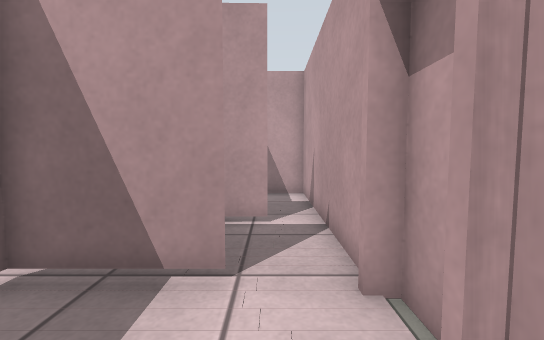
View 1 (above)

24 first-person views from a walk through a Gazebo world. The camera is 0.94 m above the floor, tilts 4° down and sees 90° across. The floor is counted in squares, 0.5 m on a side. Each view is taken from the middle of a square. On the plan, view 1 faces up. The plan holds only what a view shows up to about 15 squares ahead; the rest is blank.

View 2
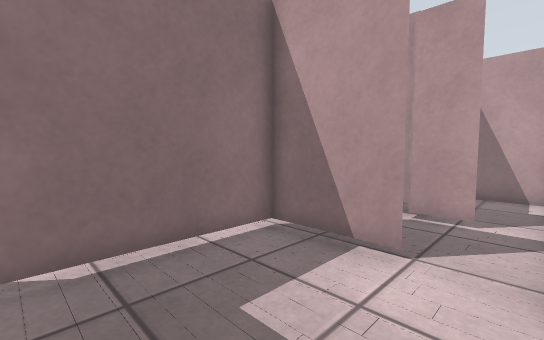

View 3
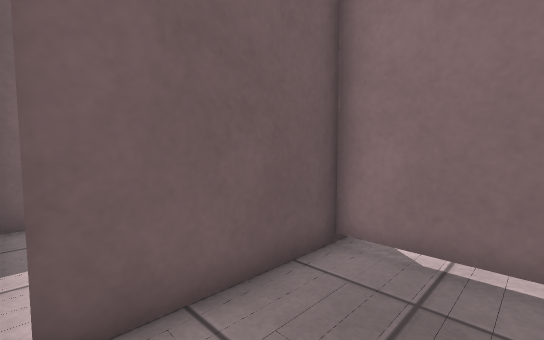

View 4
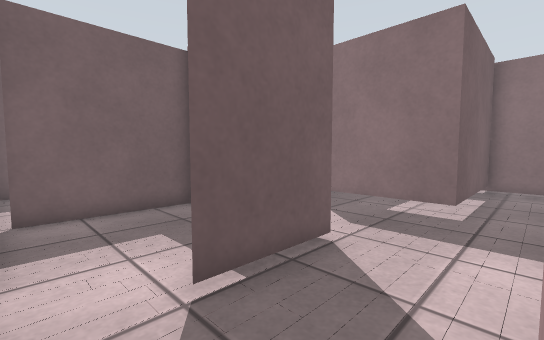

View 5
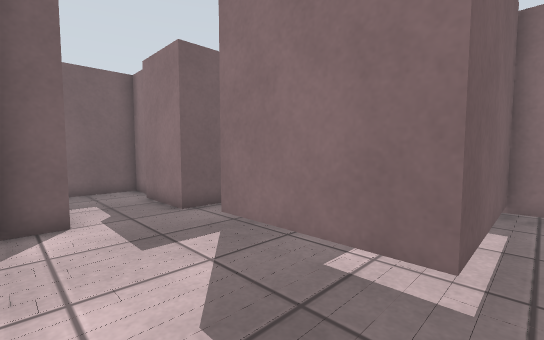

View 6
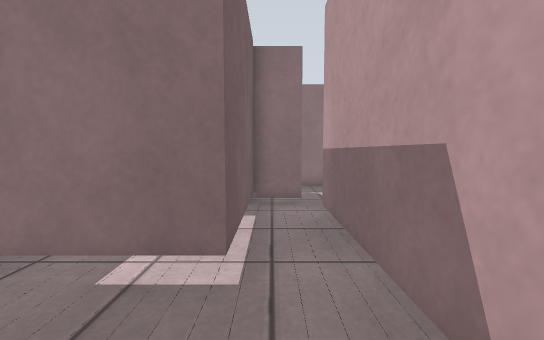

View 7
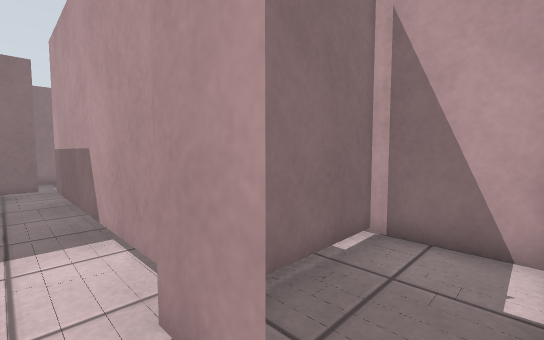

View 8
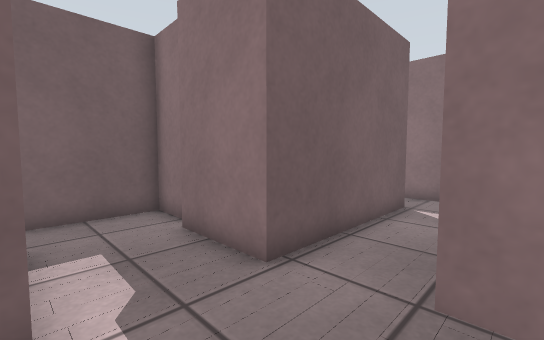

View 9
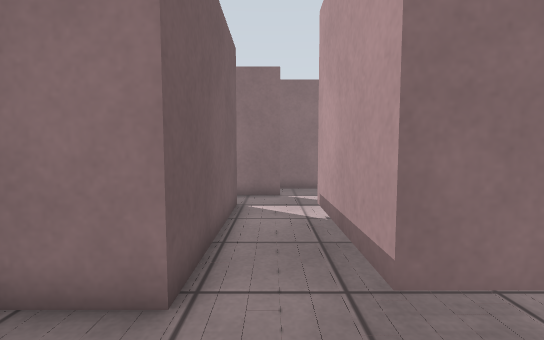

View 10
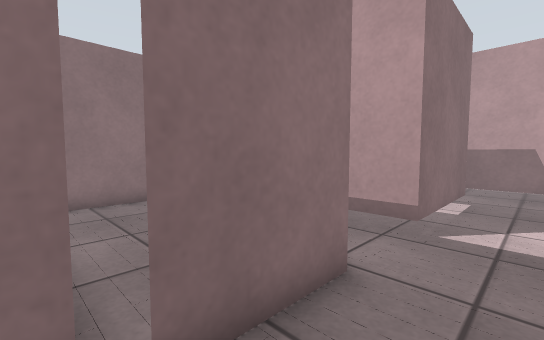

View 11
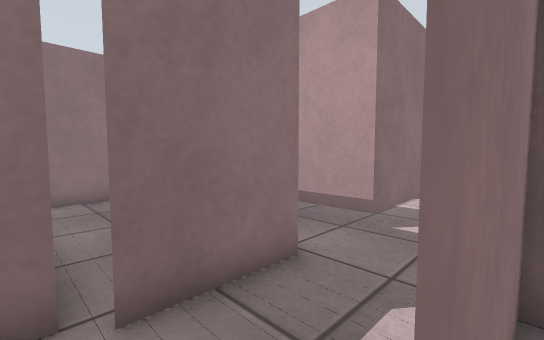

View 12
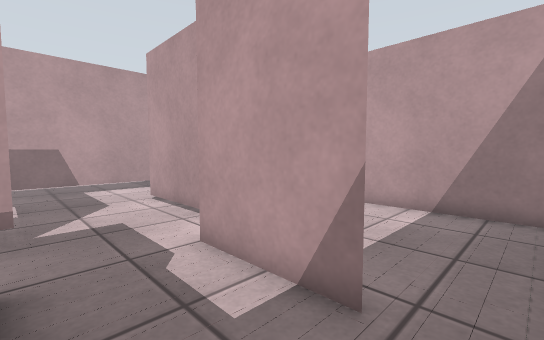

View 13
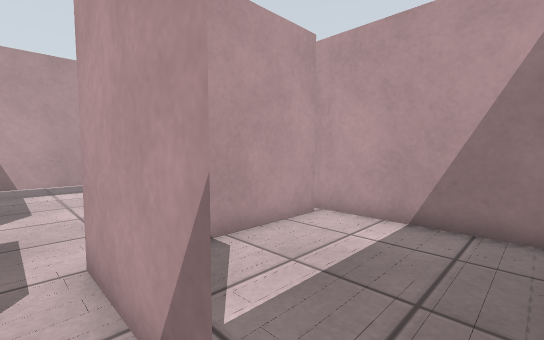

View 14
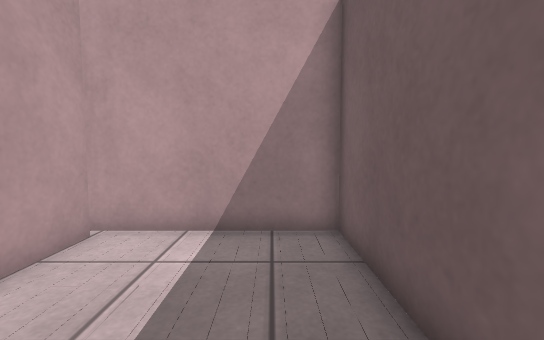

View 15
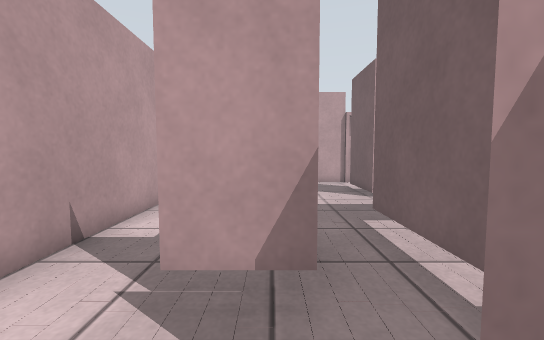

View 16
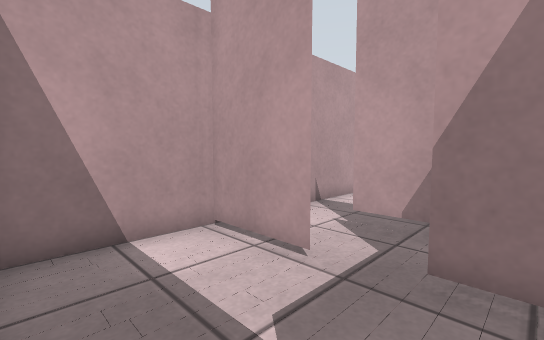

View 17
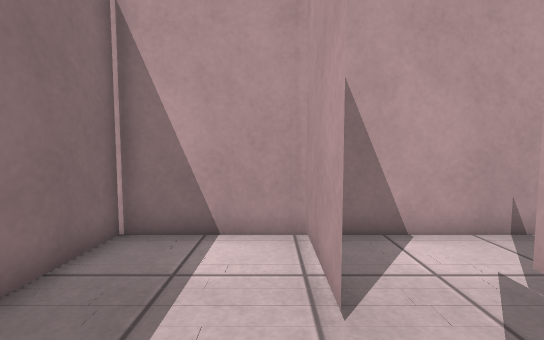

View 18
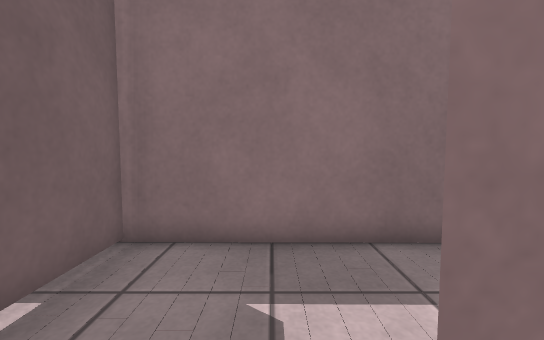

View 19
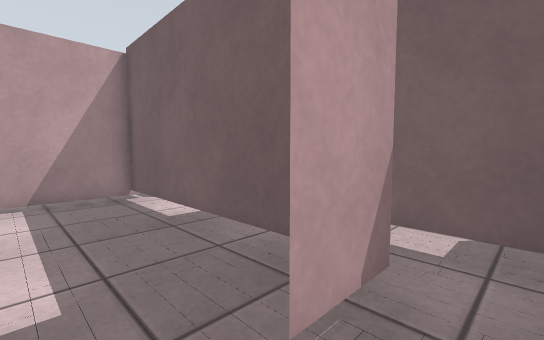

View 20
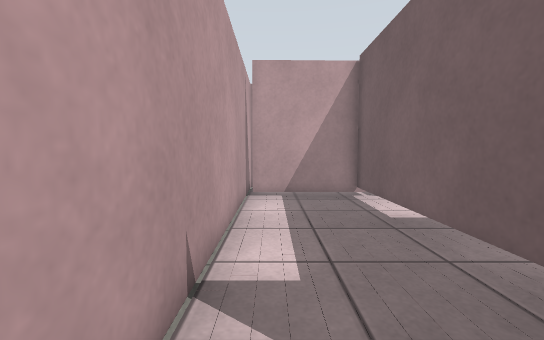

View 21
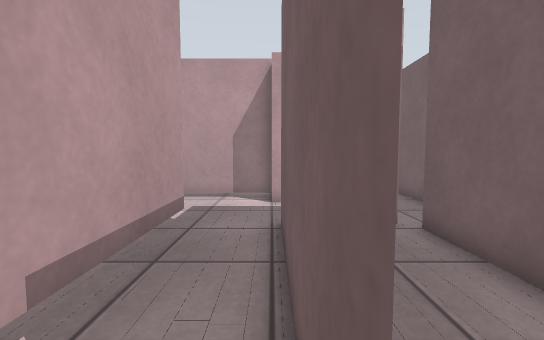

View 22
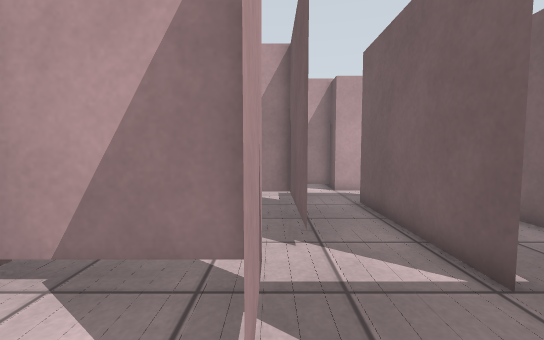

View 23
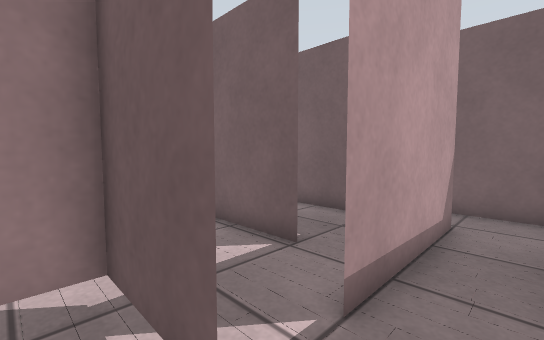

View 24
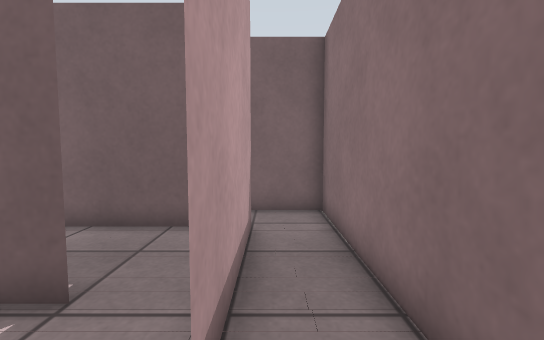

### Floor plan
Key: @ floor where view 1 was taken; # wall or solid block; x gap in a wall; . floor; T thing the floor can be seen under or through.
Columns run from 19 left of view 1 to 2 right of it. Each row starts with its distance up from view 1.
 12 ######################
 11 #....#...........T...#
 10 #....#...........T...#
  9 #....#.#.........T...#
  8 #......#.........T...#
  7 #....#.TTTTTTTTTTTT..#
  6 #....#...............#
  5 ############.........#
  4     .#     #...####..#
  3     .#     #...#.....#
  2  .  .#     #...#.....#
  1 #..###.    #...#.....#
  0 #......#####...#...@.
 -1 #..#...........#.....
 -2 #..#.#######..######x
 -3 #..#....   #..#......#
 -4 #..#...... #..#......#
 -5 #..#.......x..#......#
 -6 #..#########.........#
 -7 #...      #..........#
 -8 ####      ############

Positions as (right, up) in squares from view 1, and headings:
1: (0, 0), facing up
2: (1, -1), facing up-left
3: (1, 1), facing down-left
4: (1, 7), facing down-left
5: (-4, 6), facing down-left
6: (-4, 6), facing left
7: (1, 6), facing up-left
8: (-5, 1), facing down-left
9: (-5, -1), facing left
10: (-6, -6), facing up-left
11: (-5, -6), facing up-left
12: (-8, -7), facing up-right
13: (-6, -7), facing up-right
14: (-5, -6), facing right
15: (-15, 8), facing right
16: (-18, 6), facing up-right
17: (-15, 6), facing up
18: (-13, 8), facing left
19: (-13, 11), facing down-right
20: (-13, 11), facing right
21: (-15, -2), facing right
22: (-18, 1), facing right
23: (-18, 2), facing down-right
24: (-17, 1), facing down
